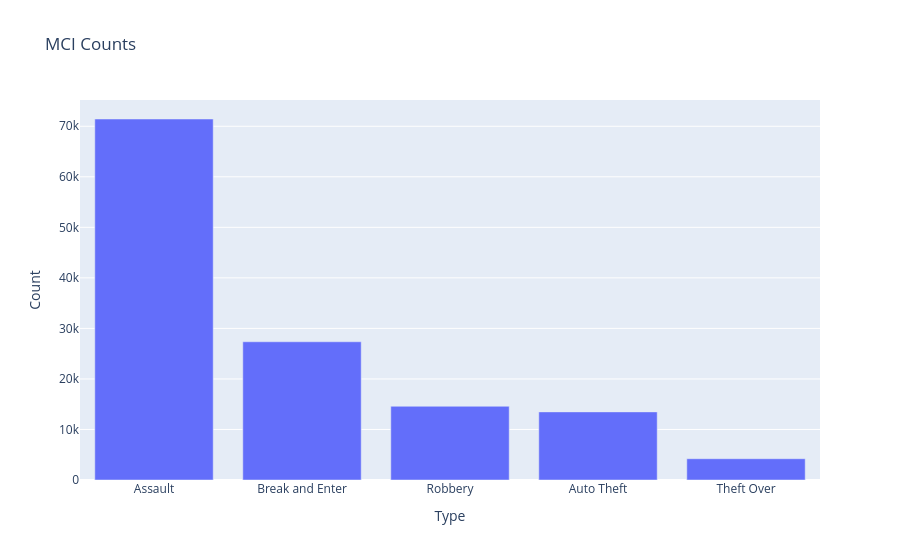

Notebook cell for this chart:
### Markdown cell above
### **Layout**

The title and axis labels can be added by using `go.Layout()`.
- title parameter asks for a string
- xaxis and yaxis parameters ask for a dictionary

### Code cell
# Creating a layout
layout = go.Layout(title = 'MCI Counts',
                  xaxis = {'title':'Type'},
                  yaxis = {'title':'Count'})

# Adding the data and layout to the figure
go.Figure(data,layout)

### Figure 1 — Plotly figure (JSON) as saved in the notebook; plotly's stock layout.template omitted (floating-point values rounded to 4 significant figures)
{"data": [{"type": "bar", "x": ["Assault", "Break and Enter", "Robbery", "Auto Theft", "Theft Over"], "y": [71440, 27353, 14591, 13480, 4209]}], "layout": {"title": {"text": "MCI Counts"}, "xaxis": {"title": {"text": "Type"}}, "yaxis": {"title": {"text": "Count"}}}}
